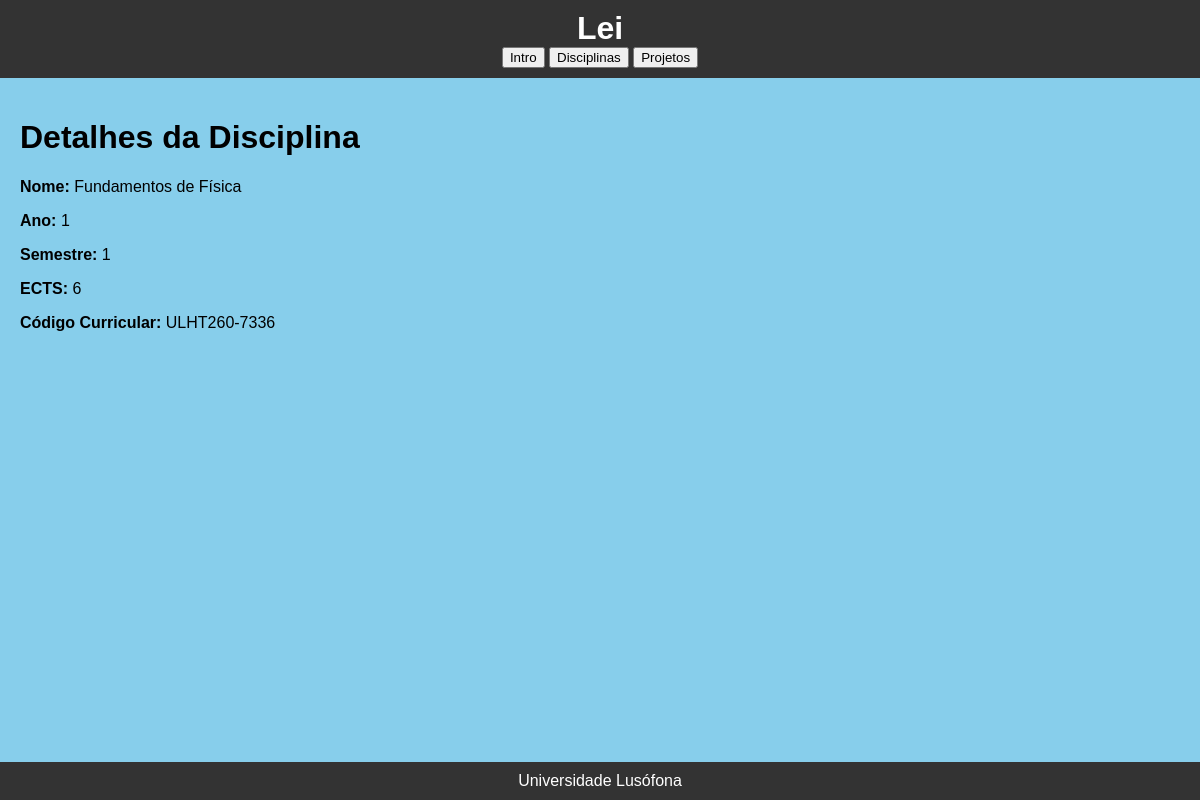
Page /curso/disciplina/352/ on the committed database.
### curso/models.py (models this page shows, shortened)
class disciplina(models.Model):
    nome= models.CharField(max_length=50)
    ano= models.IntegerField()
    semestre = models.IntegerField()
    ects = models.IntegerField()
    curricular_IUnit_Readable_Code = models.CharField(max_length=50)

### curso/views.py (the view)
# urls.py: path('disciplina/<int:disciplina_id>/', views.disciplina_details, name='disciplina_details'),
def disciplina_details(request, disciplina_id):
    disciplinas = get_object_or_404(disciplina, pk=disciplina_id)
    return render(request, 'curso/disciplina_details.html', {'disciplina': disciplinas})

### curso/templates/curso/disciplina_details.html
{% extends 'curso/layout.html' %}
{% block content %}
    <h1>Detalhes da Disciplina</h1>
    <p><strong>Nome:</strong> {{ disciplina.nome }}</p>
    <p><strong>Ano:</strong> {{ disciplina.ano }}</p>
    <p><strong>Semestre:</strong> {{ disciplina.semestre }}</p>
    <p><strong>ECTS:</strong> {{ disciplina.ects }}</p>
    <p><strong>Código Curricular:</strong> {{ disciplina.curricular_IUnit_Readable_Code }}</p>
{% endblock %}

### curso/static/curso/estilo.css (style rules this page uses)
body { background: skyblue; margin: 0; padding: 0; display: flex; flex-direction: column; min-height: 100vh; font-family: Arial, sans-serif; }

### rows in the picture
disciplina: nome "Fundamentos de Física", ano "1", semestre "1", ects "6", curricular_IUnit_Readable_Code "ULHT260-7336"
